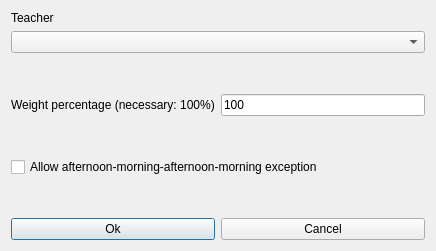
<?xml version="1.0" encoding="UTF-8"?>
<ui version="4.0">
 <class>ModifyConstraintTeacherMaxThreeConsecutiveDaysForm_template</class>
 <widget class="QDialog" name="ModifyConstraintTeacherMaxThreeConsecutiveDaysForm_template">
  <property name="geometry">
   <rect>
    <x>0</x>
    <y>0</y>
    <width>436</width>
    <height>251</height>
   </rect>
  </property>
  <property name="windowTitle">
   <string extracomment="This is the title of the dialog to modify a constraint of this type">Modify teacher max three consecutive days</string>
  </property>
  <layout class="QVBoxLayout" name="verticalLayout_2">
   <item>
    <layout class="QVBoxLayout" name="verticalLayout">
     <item>
      <widget class="QLabel" name="teacherTextLabel">
       <property name="frameShape">
        <enum>QFrame::NoFrame</enum>
       </property>
       <property name="frameShadow">
        <enum>QFrame::Plain</enum>
       </property>
       <property name="text">
        <string>Teacher</string>
       </property>
       <property name="wordWrap">
        <bool>false</bool>
       </property>
      </widget>
     </item>
     <item>
      <widget class="QComboBox" name="teachersComboBox">
       <property name="editable">
        <bool>false</bool>
       </property>
       <property name="insertPolicy">
        <enum>QComboBox::NoInsert</enum>
       </property>
       <property name="duplicatesEnabled">
        <bool>false</bool>
       </property>
      </widget>
     </item>
    </layout>
   </item>
   <item>
    <spacer name="verticalSpacer">
     <property name="orientation">
      <enum>Qt::Vertical</enum>
     </property>
     <property name="sizeHint" stdset="0">
      <size>
       <width>20</width>
       <height>38</height>
      </size>
     </property>
    </spacer>
   </item>
   <item>
    <layout class="QHBoxLayout" name="horizontalLayout_2">
     <item>
      <widget class="QLabel" name="weightTextLabel">
       <property name="frameShape">
        <enum>QFrame::NoFrame</enum>
       </property>
       <property name="frameShadow">
        <enum>QFrame::Plain</enum>
       </property>
       <property name="text">
        <string>Weight percentage (necessary: 100%)</string>
       </property>
       <property name="wordWrap">
        <bool>false</bool>
       </property>
      </widget>
     </item>
     <item>
      <widget class="QLineEdit" name="weightLineEdit">
       <property name="text">
        <string notr="true">100</string>
       </property>
      </widget>
     </item>
    </layout>
   </item>
   <item>
    <spacer name="verticalSpacer_2">
     <property name="orientation">
      <enum>Qt::Vertical</enum>
     </property>
     <property name="sizeHint" stdset="0">
      <size>
       <width>20</width>
       <height>39</height>
      </size>
     </property>
    </spacer>
   </item>
   <item>
    <layout class="QHBoxLayout" name="horizontalLayout_3">
     <item>
      <widget class="QCheckBox" name="allowAMAMExceptionCheckBox">
       <property name="text">
        <string>Allow afternoon-morning-afternoon-morning exception</string>
       </property>
      </widget>
     </item>
    </layout>
   </item>
   <item>
    <spacer name="verticalSpacer_3">
     <property name="orientation">
      <enum>Qt::Vertical</enum>
     </property>
     <property name="sizeHint" stdset="0">
      <size>
       <width>20</width>
       <height>38</height>
      </size>
     </property>
    </spacer>
   </item>
   <item>
    <layout class="QHBoxLayout" name="horizontalLayout">
     <item>
      <widget class="QPushButton" name="okPushButton">
       <property name="text">
        <string>Ok</string>
       </property>
      </widget>
     </item>
     <item>
      <widget class="QPushButton" name="cancelPushButton">
       <property name="text">
        <string>Cancel</string>
       </property>
      </widget>
     </item>
    </layout>
   </item>
  </layout>
 </widget>
 <layoutdefault spacing="6" margin="11"/>
 <resources/>
 <connections/>
</ui>
